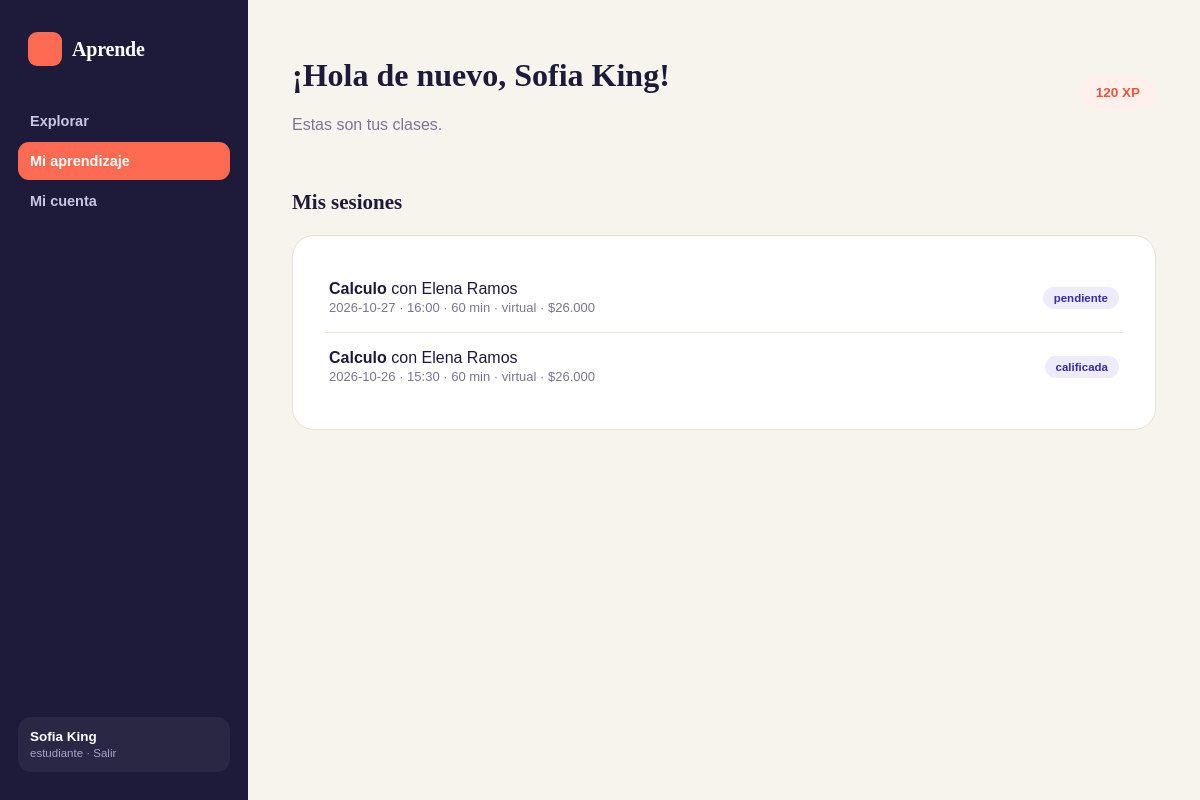
The app's page /php/mi_aprendizaje.php (signed in) with its own data.
### tables this page shows
CREATE TABLE estudiantes (
  id INT PRIMARY KEY,
  usuario_id INT,
  xp INT,
  FOREIGN KEY (usuario_id) REFERENCES usuarios(id)
);

CREATE TABLE sesiones (
  id INT PRIMARY KEY,
  estudiante_id INT,
  tutor_id INT,
  materia_id INT,
  fecha DATE,
  hora VARCHAR(5),
  duracion INT,
  modalidad VARCHAR(10),
  estado VARCHAR(12),
  precio_total INT,
  FOREIGN KEY (estudiante_id) REFERENCES estudiantes(id),
  FOREIGN KEY (tutor_id) REFERENCES tutores(id),
  FOREIGN KEY (materia_id) REFERENCES materias(id)
);

CREATE TABLE materias (
  id INT PRIMARY KEY,
  nombre VARCHAR(50)
);

### php/mi_aprendizaje.php (the view, shortened to what this page needs)
<?php
require 'includes/db.php';
require 'includes/layout.php';
$st = $pdo->prepare('SELECT id, xp FROM estudiantes WHERE usuario_id = ?');
$st->execute([$_SESSION['id']]);
$e = $st->fetch(PDO::FETCH_ASSOC);
$st = $pdo->prepare('SELECT s.*, u.nombre AS tutor, m.nombre AS materia, (SELECT COUNT(*) FROM resenas r WHERE r.sesion_id = s.id) AS tiene FROM sesiones s JOIN tutores t ON t.id = s.tutor_id JOIN usuarios u ON u.id = t.usuario_id JOIN materias m ON m.id = s.materia_id WHERE s.estudiante_id = ? ORDER BY s.fecha DESC, s.hora');
$st->execute([$e['id']]);
$sesiones = $st->fetchAll(PDO::FETCH_ASSOC);
?>
<div class="dash-head"><div><h1>¡Hola de nuevo, <?= htmlspecialchars($_SESSION['nombre']) ?>!</h1><p style="color:var(--muted)">Estas son tus clases.</p></div><span class="xp-badge"><?= $e['xp'] ?> XP</span></div>
<div class="section-title"><h2>Mis sesiones</h2></div>
<div class="card-block">
<?php foreach ($sesiones as $s): ?>
  <div class="fila">
    <div><b><?= htmlspecialchars($s['materia']) ?></b> con <?= htmlspecialchars($s['tutor']) ?><br><span style="color:var(--muted);font-size:13px"><?= $s['fecha'] ?> · <?= $s['hora'] ?> · <?= $s['duracion'] ?> min · <?= $s['modalidad'] ?> · $<?= number_format($s['precio_total'], 0, ',', '.') ?></span></div>
    <?php if ($s['estado'] === 'aceptada' && !$s['tiene']): ?>
      <form method="post"><input type="hidden" name="sesion_id" value="<?= $s['id'] ?>"><select name="calificacion"><option>5</option><option>4</option><option>3</option><option>2</option><option>1</option></select> <input name="comentario" placeholder="Comentario"> <button class="mini">Calificar</button></form>
    <?php else: ?><span class="badge-virtual"><?= $s['tiene'] ? 'calificada' : $s['estado'] ?></span><?php endif; ?>
  </div>
<?php endforeach; ?>
</div>

### php/css/style.css (style rules this page uses)
:root { --ink:#1E1B3A; --ink-soft:#4A4568; --muted:#7B7593; --paper:#F7F4EE; --surface:#FFFFFF; --line:#E7E2D6; --primary:#4F3FE0; --primary-dark:#372DB0; --primary-wash:#EEEBFC; --coral:#FF6B52; --coral-dark:#E5573F; --gold:#F0A62A; --green:#1E9E70; --green-wash:#E4F5EE; --radius-sm:10px; --radius-md:16px; --radius-lg:22px; --shadow:0 1px 2px rgba(30,27,58,.04), 0 8px 24px -12px rgba(30,27,58,.12); }
* { box-sizing:border-box; }
html,body { margin:0;padding:0; }
body { font-family:'Manrope',sans-serif; background:var(--paper); color:var(--ink); -webkit-font-smoothing:antialiased; }
h1,h2,h3,.serif { font-family:'Fraunces',serif; }
.section-title { display:flex;align-items:baseline;justify-content:space-between; margin:40px 0 18px; }
.section-title h2 { font-size:21px;font-weight:600;margin:0; }
.card-block { background:var(--surface);border:1px solid var(--line); border-radius:var(--radius-lg);padding:28px 32px;margin-top:20px; }
.dash-head { display:flex;justify-content:space-between;align-items:center; }
.xp-badge { background:#FFF0EB;color:var(--coral-dark);font-weight:800;font-size:13.5px; padding:9px 16px;border-radius:100px;display:flex;align-items:center;gap:6px; }
.badge-virtual { background:var(--primary-wash);color:var(--primary-dark);font-size:11.5px;font-weight:800; padding:5px 11px;border-radius:100px; }
.fila { display:flex;align-items:center;justify-content:space-between;gap:14px;padding:16px 4px;border-bottom:1px solid var(--line) }
.fila:last-child { border-bottom:none }

### records on screen
estudiantes: xp "120"
sesiones: materia.nombre "Calculo", tutor "Elena Ramos", fecha "2026-10-27", hora "16:00", duracion "60", modalidad "virtual", precio_total "26.000", estado "pendiente"
sesiones: materia.nombre "Calculo", tutor "Elena Ramos", fecha "2026-10-26", hora "15:30", duracion "60", modalidad "virtual", precio_total "26.000", estado "calificada"

### other values on screen
$v[0] "Explorar"
$v[0] "Mi aprendizaje"
$v[0] "Mi cuenta"
$_SESSION['nombre'] "Sofia King"
$tipo "estudiante"
